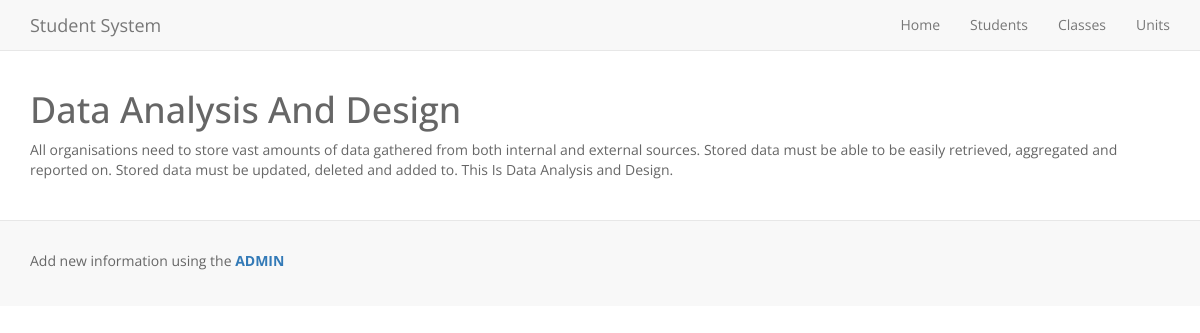
Screenshot of /SIS/units/4/overview with the database file from the repository.
### Student_information_system/models.py (models this page shows, shortened)
class tblUnits(models.Model):
    id_units = models.AutoField(primary_key=True)
    name_unit = models.CharField("Unit Name", max_length=200)
    description = models.TextField("Description", max_length=300, null=True,
                                    blank=False, default="None")
    class Meta:
        verbose_name = ("Unit")
        verbose_name_plural = ("Units")

### Student_information_system/views.py (the view)
# urls.py: url(r'^units/(?P<unit_id>[0-9]+)/overview$', views.units, name='units'),
def units(request, unit_id):
    units = get_object_or_404(tblUnits, pk=unit_id)
    context = {
        'unit': units,
    }
    return render(request, 'SIS/unitView.html', context)

### Student_information_system/templates/SIS/unitView.html
{% extends "SIS/base.html" %}
{% block content %}
    <h1>{{ unit.name_unit }}</h1>
    <p>{{ unit.description }}</p>
{% endblock %}

### static/css/style.css (style rules this page uses)
body { font-family: 'Open Sans', sans-serif; color: #666666; padding-top:70px; }

### rows the page displays
tblUnits: name_unit "Data Analysis And Design", description "All organisations need to store vast amounts of data gathered from both internal and external sources. Stored data must be able to be easily retrieved, aggregated and reported on. Stored data must be updated, deleted and added to. This Is Data Analysis and Design."
